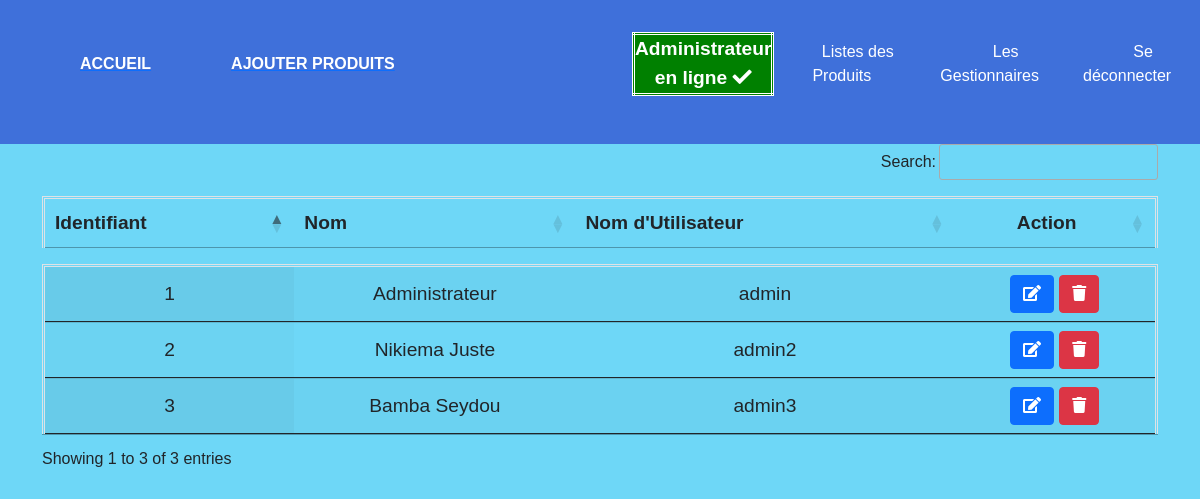
Screenshot of /gestionnaires.php (signed in) with the database file from the repository.
### tables this page shows
CREATE TABLE `user` (
  `id` int(11) NOT NULL,
  `username` varchar(100) NOT NULL,
  `password` varchar(100) NOT NULL,
  `name` varchar(100) NOT NULL
);

### gestionnaires.php (the view, shortened to what this page needs)
<?php
       require_once 'db.php';
        $stmt = $pdo->query('SELECT * FROM user');
?>
<!DOCTYPE html>
<html lang="en">
<head>
    <link rel="stylesheet" href="style.css">
</head>
<body>
    <?php require_once 'navbar.php'; ?>
            <div class="container">
                <table class="table table-striped display mt-3" id="example">
                    <thead>
                        <th>Identifiant</th>
                        <th>Nom</th>
                        <th>Nom d'Utilisateur</th>
                        <th style='text-align:center'>Action</th>
                    </thead>
                    <tbody>
                    <?php
                    while ( $row =  $stmt->fetch())
                    {
                        ?>
                        <tr>
                            <td><?php echo $row-> id; ?> </td>
                            <td><?php echo $row-> name; ?> </td>
                            <td><?php echo $row-> username; ?> </td>
                            <td>
                                    <a href="updateGestionnaire.php?id=<?php echo $row->id;?>"><button class="btn btn-primary" ><i class="fas fa-edit"></i></button></a>
                                    <a href="gestionnaires.php?del=<?php echo $row->id;?>"><button class="btn btn-danger" OnClick="return confirm ('Voulez vous vraiment suprimer')"><i class="fas fa-trash"></i></button></a>
                            </td>
                        </tr>
                       <?php
                    } ?>
                    </tbody>
             </table>
            </div>
</body>
</html>

### style.css (style rules this page uses)
* { margin: 0; padding: 0; }
th { text-align:center; }
td { text-align:center; padding: 5; }
table { border:3px double white; width:100%; text-align:center; font-size: larger; }

### navbar.php (style rules this page uses)
body { font-family: "Mitr", sans-serif; background-color: rgb(110, 215, 247); }

### rows the page displays
user: id "1", name "Administrateur", username "admin"
user: id "2", name "Nikiema Juste", username "admin2"
user: id "3", name "Bamba Seydou", username "admin3"

### other values shown
$name "Administrateur"
